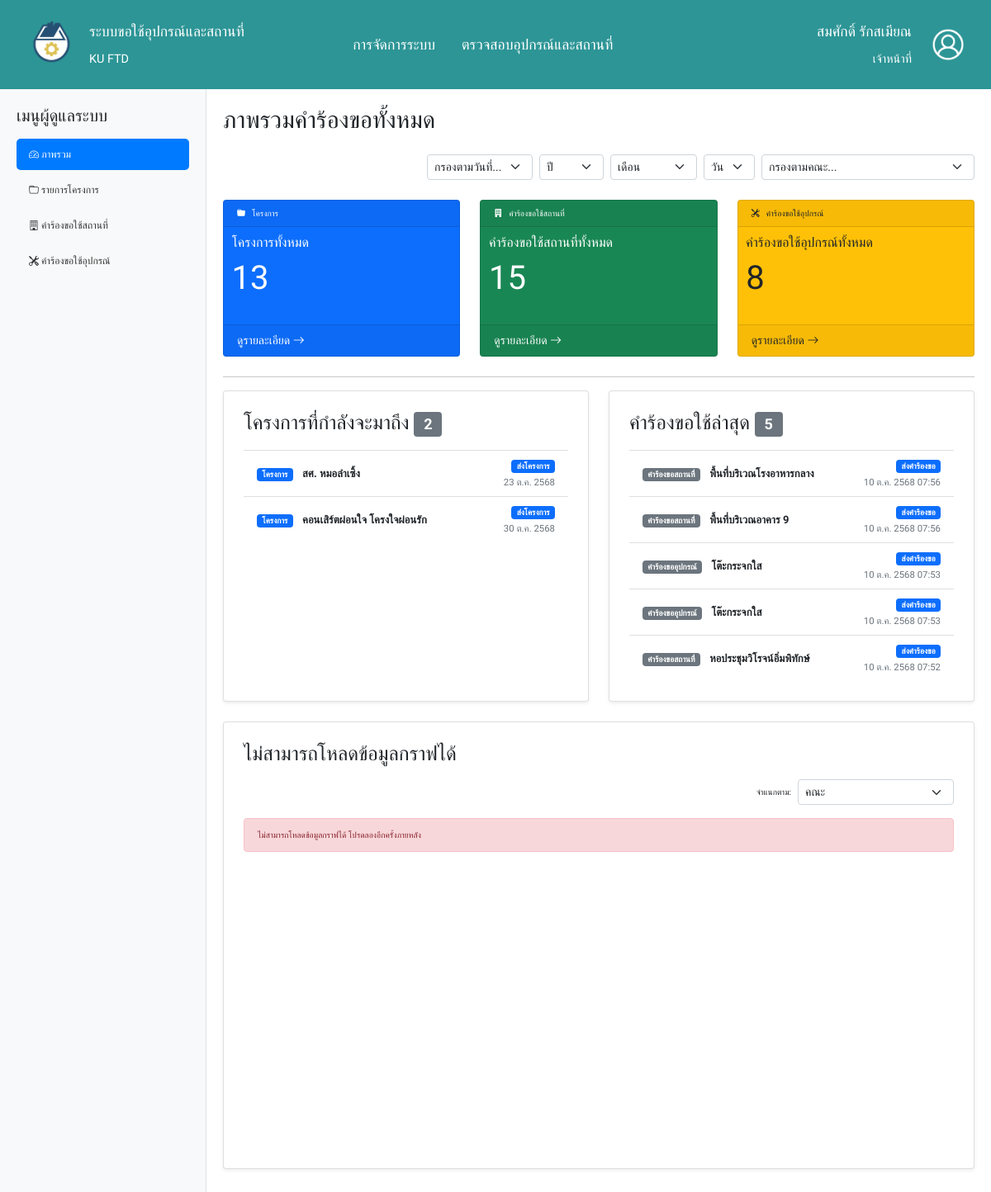
The app's page /admin-main-page.php (signed in) with its own data.
### tables this page shows
CREATE TABLE `project` (
  `project_id` int(10) NOT NULL,
  `project_name` varchar(100) NOT NULL,
  `start_date` date NOT NULL,
  `end_date` date NOT NULL,
  `project_des` varchar(255) NOT NULL,
  `files` varchar(255) DEFAULT NULL,
  `attendee` varchar(4) NOT NULL,
  `phone_num` varchar(10) NOT NULL,
  `advisor_name` varchar(255) DEFAULT NULL,
  `created_date` timestamp(6) NOT NULL DEFAULT current_timestamp(6) ON UPDATE current_timestamp(6),
  `writed_status` varchar(20) NOT NULL DEFAULT 'ร่างโครงการ',
  `nontri_id` varchar(11) NOT NULL,
  `activity_type_id` int(2) NOT NULL
);

CREATE TABLE `facilities_requests` (
  `facility_re_id` int(10) NOT NULL,
  `prepare_start_time` time NOT NULL,
  `prepare_end_time` time NOT NULL,
  `prepare_start_date` date NOT NULL,
  `prepare_end_date` date NOT NULL,
  `start_time` time NOT NULL,
  `end_time` time NOT NULL,
  `start_date` date NOT NULL,
  `end_date` date NOT NULL,
  `writed_status` varchar(20) NOT NULL DEFAULT 'ร่างคำร้องขอ',
  `agree` varchar(20) DEFAULT NULL,
  `request_date` timestamp(6) NOT NULL DEFAULT current_timestamp(6) ON UPDATE current_timestamp(6),
  `approve` varchar(20) DEFAULT NULL,
  `approve_date` date DEFAULT NULL,
  `approve_detail` varchar(255) DEFAULT NULL,
  `project_id` int(10) NOT NULL,
  `facility_id` int(4) NOT NULL,
  `staff_id` varchar(11) DEFAULT NULL
);

CREATE TABLE `facilities` (
  `facility_id` int(4) NOT NULL,
  `facility_name` varchar(100) NOT NULL,
  `facility_des` varchar(255) NOT NULL,
  `facility_pic` varchar(255) NOT NULL,
  `building_id` varchar(2) NOT NULL,
  `available` varchar(10) NOT NULL
);

CREATE TABLE `equipments_requests` (
  `equip_re_id` int(10) NOT NULL,
  `start_date` date NOT NULL,
  `end_date` date NOT NULL,
  `writed_status` varchar(20) NOT NULL DEFAULT 'ร่างคำร้องขอ',
  `agree` varchar(4) DEFAULT NULL,
  `transport` varchar(20) DEFAULT NULL,
  `request_date` timestamp(6) NOT NULL DEFAULT current_timestamp(6) ON UPDATE current_timestamp(6),
  `approve` varchar(20) DEFAULT NULL,
  `approve_date` date DEFAULT NULL,
  `quantity` int(3) NOT NULL,
  `approve_detail` varchar(255) DEFAULT NULL,
  `project_id` int(10) NOT NULL,
  `equip_id` int(10) NOT NULL,
  `facility_id` int(4) NOT NULL,
  `staff_id` varchar(11) DEFAULT NULL
);

CREATE TABLE `equipments` (
  `equip_id` int(10) NOT NULL,
  `equip_name` varchar(100) NOT NULL,
  `quantity` int(3) NOT NULL,
  `measure` varchar(50) NOT NULL,
  `size` varchar(100) NOT NULL,
  `equip_pic` varchar(255) NOT NULL,
  `available` varchar(10) NOT NULL
);

### admin-main-page.php (the view, shortened to what the rows shown need)
<?php
$main_tab = isset($_GET['main_tab']) ? $_GET['main_tab'] : 'dashboard_admin';
include 'php/helpers.php';
include 'php/admin-req-injection.php';
include 'php/admin-dashboard.php';
?>
<!DOCTYPE html>
<html lang="th">
<head>
    <?php include 'header.php'?>
</head>
<body class="admin-body">
    <div class="admin-main-wrapper">
        <div class="admin-content-area" id="mainContent">
            <?php if ($main_tab == 'dashboard_admin'): ?>
                <h1 class="mb-4">ภาพรวมคำร้องขอทั้งหมด</h1>
                <div class="row g-4 mb-4 screen-only">
                    <div class="col-md-6">
                        <div class="card h-100 shadow-sm p-4">
                            <?php if (empty($dashboard_data['upcoming_requests'])): ?>
                                <div class="alert alert-info text-center py-3 mb-0">
                                    ยังไม่มีโครงการที่กำลังจะมาถึงใน 14 วันนี้
                                </div>
                            <?php else: ?>
                                <ul class="list-group list-group-flush">
                                    <?php foreach ($dashboard_data['upcoming_requests'] as $req):
                                        $detail_link = '';
                                        if ($req['type'] == 'โครงการ') {
                                            $detail_link = '?main_tab=projects_admin&mode=detail&id=' . $req['id'];
                                        } elseif ($req['type'] == 'คำร้องขอสถานที่') {
                                            $detail_link = '?main_tab=buildings_admin&mode=detail&id=' . $req['id'];
                                        } elseif ($req['type'] == 'คำร้องขออุปกรณ์') {
                                            $detail_link = '?main_tab=equipments_admin&mode=detail&id=' . $req['id'];
                                        }
                                    ?>
                                    <li class="list-group-item activity-item">
                                        <?php if ($detail_link): ?>
                                            <a href="<?php echo $detail_link; ?>" class="d-flex w-100 justify-content-between align-items-center stretched-link text-decoration-none text-dark inbox-text">
                                        <?php else: ?>
                                            <div class="d-flex w-100 justify-content-between align-items-center text-dark">
                                        <?php endif; ?>
                                                <div class="main-info">
                                                    <span class="badge bg-primary me-2"><?php echo htmlspecialchars($req['type']); ?></span>
                                                    <strong><?php echo htmlspecialchars($req['name']); ?></strong>
                                                </div>
                                                <div class="date-info">
                                                    <span class="badge <?php echo getStatusBadgeClass($req['writed_status'], $req['approve']); ?>"><?php echo htmlspecialchars($req['writed_status']); ?></span><br>
                                                    <small class="text-muted">
                                                        <?php echo formatThaiDate($req['start_date'], false); ?>
                                                    </small>
                                                </div>
                                        <?php if ($detail_link): ?>
                                            </a>
                                        <?php else: ?>
                                            </div>
                                        <?php endif; ?>
                                    </li>
                                    <?php endforeach; ?>
                                </ul>
                            <?php endif; ?>
                        </div>
                    </div>
                    <div class="col-md-6">
                        <div class="card h-100 shadow-sm p-4">
                            <?php if (empty($dashboard_data['recent_activity'])): ?>
                                <div class="alert alert-info text-center py-3 mb-0">
                                    ยังไม่มีคำร้องขอใช้ใด ๆ จากผู้ใช้
                                </div>
                            <?php else: ?>
                                <ul class="list-group list-group-flush">
                                    <?php foreach ($dashboard_data['recent_activity'] as $activity):
                                        $detail_link = '';
                                        if ($activity['item_type'] == 'คำร้องขอสถานที่') {
                                            $detail_link = '?main_tab=buildings_admin&mode=detail&id=' . $activity['id'];
                                        } elseif ($activity['item_type'] == 'คำร้องขออุปกรณ์') {
                                            $detail_link = '?main_tab=equipments_admin&mode=detail&id=' . $activity['id'];
                                        }
                                    ?>
                                        <li class="list-group-item activity-item">
                                            <a href="<?php echo $detail_link; ?>" class="d-flex w-100 justify-content-between align-items-center stretched-link text-decoration-none text-dark inbox-text">
                                                <div class="main-info">
                                                    <span class="badge bg-secondary me-2"><?php echo htmlspecialchars($activity['item_type']); ?></span>
                                                    <strong><?php echo htmlspecialchars($activity['item_name']); ?></strong>
                                                </div>
                                                <div class="date-info">
                                                    <span class="badge <?php echo getStatusBadgeClass($activity['status_text'], $activity['approve_status'] ?? null); ?>"><?php echo htmlspecialchars($activity['approve_status'] ?? $activity['status_text']); ?></span><br>
                                                    <small class="text-muted"><?php echo formatThaiDate($activity['activity_date']); ?></small>
                                                </div>
                                            </a>
                                        </li>
                                    <?php endforeach; ?>
                                </ul>
                            <?php endif; ?>
                        </div>
                    </div>
                </div>
            <?php endif; ?>
        </div>
    </div>
</body>
</html>

### records on screen
project: type "โครงการ", project_name "สศ. หมอลำเซิ้ง", writed_status "ส่งโครงการ", start_date "23 ต.ค. 2568"
project: type "โครงการ", project_name "คอนเสิร์ตผ่อนใจ โครงใจผ่อนรัก", writed_status "ส่งโครงการ", start_date "30 ต.ค. 2568"
facilities_requests: item_type "คำร้องขอสถานที่", facility.facility_name "พื้นที่บริเวณโรงอาหารกลาง", writed_status "ส่งคำร้องขอ", request_date "10 ต.ค. 2568 07:56"
facilities_requests: item_type "คำร้องขอสถานที่", facility.facility_name "พื้นที่บริเวณอาคาร 9", writed_status "ส่งคำร้องขอ", request_date "10 ต.ค. 2568 07:56"
equipments_requests: item_type "คำร้องขออุปกรณ์", equip.equip_name "โต๊ะกระจกใส", writed_status "ส่งคำร้องขอ", request_date "10 ต.ค. 2568 07:53"
equipments_requests: item_type "คำร้องขออุปกรณ์", equip.equip_name "โต๊ะกระจกใส", writed_status "ส่งคำร้องขอ", request_date "10 ต.ค. 2568 07:53"
facilities_requests: item_type "คำร้องขอสถานที่", facility.facility_name "หอประชุมวิโรจน์อิ่มพิทักษ์", writed_status "ส่งคำร้องขอ", request_date "10 ต.ค. 2568 07:52"

### other values on screen
$staff_name "สมศักดิ์"
$staff_sur "รักสเมียณ"
$user_role "เจ้าหน้าที่"
$total_projects_count "13"
$total_facilities_requests_count "15"
$total_equipments_requests_count "8"
count($dashboard_data['upcoming_requests']) "2"
count($dashboard_data['recent_activity']) "5"
